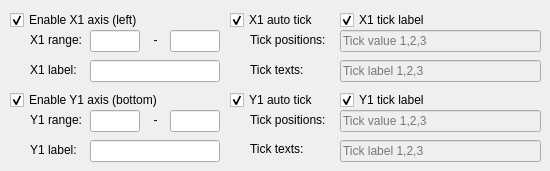
                <widget class="QWidget" name="page_8">
                 <widget class="QLineEdit" name="plot1DRangeMaxX1_LE">
                  <property name="geometry">
                   <rect>
                    <x>170</x>
                    <y>30</y>
                    <width>50</width>
                    <height>22</height>
                   </rect>
                  </property>
                 </widget>
                 <widget class="QLabel" name="label_50">
                  <property name="geometry">
                   <rect>
                    <x>30</x>
                    <y>60</y>
                    <width>61</width>
                    <height>20</height>
                   </rect>
                  </property>
                  <property name="text">
                   <string>X1 label:</string>
                  </property>
                 </widget>
                 <widget class="QLabel" name="label_35">
                  <property name="geometry">
                   <rect>
                    <x>30</x>
                    <y>30</y>
                    <width>61</width>
                    <height>20</height>
                   </rect>
                  </property>
                  <property name="text">
                   <string>X1 range:</string>
                  </property>
                 </widget>
                 <widget class="QCheckBox" name="plot1DAxisX1_CB">
                  <property name="geometry">
                   <rect>
                    <x>10</x>
                    <y>10</y>
                    <width>171</width>
                    <height>20</height>
                   </rect>
                  </property>
                  <property name="text">
                   <string>Enable X1 axis (left)</string>
                  </property>
                  <property name="checked">
                   <bool>true</bool>
                  </property>
                 </widget>
                 <widget class="QLineEdit" name="plot1DRangeMinX1_LE">
                  <property name="geometry">
                   <rect>
                    <x>90</x>
                    <y>30</y>
                    <width>50</width>
                    <height>22</height>
                   </rect>
                  </property>
                 </widget>
                 <widget class="QLabel" name="label_13">
                  <property name="geometry">
                   <rect>
                    <x>140</x>
                    <y>30</y>
                    <width>31</width>
                    <height>20</height>
                   </rect>
                  </property>
                  <property name="text">
                   <string>-</string>
                  </property>
                  <property name="alignment">
                   <set>Qt::AlignCenter</set>
                  </property>
                 </widget>
                 <widget class="QLineEdit" name="plot1DTickValueX1_LE">
                  <property name="enabled">
                   <bool>false</bool>
                  </property>
                  <property name="geometry">
                   <rect>
                    <x>340</x>
                    <y>30</y>
                    <width>201</width>
                    <height>22</height>
                   </rect>
                  </property>
                  <property name="placeholderText">
                   <string>Tick value 1,2,3</string>
                  </property>
                 </widget>
                 <widget class="QCheckBox" name="plot1DAutoTickX1_CB">
                  <property name="geometry">
                   <rect>
                    <x>230</x>
                    <y>10</y>
                    <width>111</width>
                    <height>20</height>
                   </rect>
                  </property>
                  <property name="text">
                   <string>X1 auto tick</string>
                  </property>
                  <property name="checked">
                   <bool>true</bool>
                  </property>
                 </widget>
                 <widget class="QLineEdit" name="plot1DTickLabelX1_LE">
                  <property name="enabled">
                   <bool>false</bool>
                  </property>
                  <property name="geometry">
                   <rect>
                    <x>340</x>
                    <y>60</y>
                    <width>201</width>
                    <height>22</height>
                   </rect>
                  </property>
                  <property name="toolTip">
                   <string>Tick labels</string>
                  </property>
                  <property name="placeholderText">
                   <string>Tick label 1,2,3</string>
                  </property>
                 </widget>
                 <widget class="QLineEdit" name="plot1DLabelX1_LE">
                  <property name="geometry">
                   <rect>
                    <x>90</x>
                    <y>60</y>
                    <width>130</width>
                    <height>22</height>
                   </rect>
                  </property>
                 </widget>
                 <widget class="QCheckBox" name="plot1DTickLabelX1_CB">
                  <property name="geometry">
                   <rect>
                    <x>340</x>
                    <y>10</y>
                    <width>111</width>
                    <height>20</height>
                   </rect>
                  </property>
                  <property name="text">
                   <string>X1 tick label</string>
                  </property>
                  <property name="checked">
                   <bool>true</bool>
                  </property>
                 </widget>
                 <widget class="QLabel" name="label_45">
                  <property name="geometry">
                   <rect>
                    <x>250</x>
                    <y>30</y>
                    <width>91</width>
                    <height>20</height>
                   </rect>
                  </property>
                  <property name="text">
                   <string>Tick positions:</string>
                  </property>
                 </widget>
                 <widget class="QLabel" name="label_46">
                  <property name="geometry">
                   <rect>
                    <x>250</x>
                    <y>60</y>
                    <width>91</width>
                    <height>20</height>
                   </rect>
                  </property>
                  <property name="text">
                   <string>Tick texts:</string>
                  </property>
                 </widget>
                 <widget class="QLabel" name="label_54">
                  <property name="geometry">
                   <rect>
                    <x>250</x>
                    <y>110</y>
                    <width>91</width>
                    <height>20</height>
                   </rect>
                  </property>
                  <property name="text">
                   <string>Tick positions:</string>
                  </property>
                 </widget>
                 <widget class="QLineEdit" name="plot1DRangeMinY1_LE">
                  <property name="geometry">
                   <rect>
                    <x>90</x>
                    <y>110</y>
                    <width>50</width>
                    <height>22</height>
                   </rect>
                  </property>
                 </widget>
                 <widget class="QCheckBox" name="plot1DTickLabelY1_CB">
                  <property name="geometry">
                   <rect>
                    <x>340</x>
                    <y>90</y>
                    <width>111</width>
                    <height>20</height>
                   </rect>
                  </property>
                  <property name="text">
                   <string>Y1 tick label</string>
                  </property>
                  <property name="checked">
                   <bool>true</bool>
                  </property>
                 </widget>
                 <widget class="QLabel" name="label_48">
                  <property name="geometry">
                   <rect>
                    <x>30</x>
                    <y>110</y>
                    <width>61</width>
                    <height>20</height>
                   </rect>
                  </property>
                  <property name="text">
                   <string>Y1 range:</string>
                  </property>
                 </widget>
                 <widget class="QLineEdit" name="plot1DTickLabelY1_LE">
                  <property name="enabled">
                   <bool>false</bool>
                  </property>
                  <property name="geometry">
                   <rect>
                    <x>340</x>
                    <y>140</y>
                    <width>201</width>
                    <height>22</height>
                   </rect>
                  </property>
                  <property name="toolTip">
                   <string>Tick labels</string>
                  </property>
                  <property name="placeholderText">
                   <string>Tick label 1,2,3</string>
                  </property>
                 </widget>
                 <widget class="QCheckBox" name="plot1DAutoTickY1_CB">
                  <property name="geometry">
                   <rect>
                    <x>230</x>
                    <y>90</y>
                    <width>101</width>
                    <height>20</height>
                   </rect>
                  </property>
                  <property name="text">
                   <string>Y1 auto tick</string>
                  </property>
                  <property name="checked">
                   <bool>true</bool>
                  </property>
                 </widget>
                 <widget class="QLabel" name="label_47">
                  <property name="geometry">
                   <rect>
                    <x>250</x>
                    <y>139</y>
                    <width>91</width>
                    <height>20</height>
                   </rect>
                  </property>
                  <property name="text">
                   <string>Tick texts:</string>
                  </property>
                 </widget>
                 <widget class="QLabel" name="label_51">
                  <property name="geometry">
                   <rect>
                    <x>30</x>
                    <y>140</y>
                    <width>61</width>
                    <height>20</height>
                   </rect>
                  </property>
                  <property name="text">
                   <string>Y1 label:</string>
                  </property>
                 </widget>
                 <widget class="QCheckBox" name="plot1DAxisY1_CB">
                  <property name="geometry">
                   <rect>
                    <x>10</x>
                    <y>90</y>
                    <width>191</width>
                    <height>20</height>
                   </rect>
                  </property>
                  <property name="text">
                   <string>Enable Y1 axis (bottom)</string>
                  </property>
                  <property name="checked">
                   <bool>true</bool>
                  </property>
                 </widget>
                 <widget class="QLabel" name="label_17">
                  <property name="geometry">
                   <rect>
                    <x>140</x>
                    <y>110</y>
                    <width>31</width>
                    <height>20</height>
                   </rect>
                  </property>
                  <property name="text">
                   <string>-</string>
                  </property>
                  <property name="alignment">
                   <set>Qt::AlignCenter</set>
                  </property>
                 </widget>
                 <widget class="QLineEdit" name="plot1DTickValueY1_LE">
                  <property name="enabled">
                   <bool>false</bool>
                  </property>
                  <property name="geometry">
                   <rect>
                    <x>340</x>
                    <y>110</y>
                    <width>201</width>
                    <height>22</height>
                   </rect>
                  </property>
                  <property name="placeholderText">
                   <string>Tick value 1,2,3</string>
                  </property>
                 </widget>
                 <widget class="QLineEdit" name="plot1DLabelY1_LE">
                  <property name="geometry">
                   <rect>
                    <x>90</x>
                    <y>140</y>
                    <width>130</width>
                    <height>22</height>
                   </rect>
                  </property>
                 </widget>
                 <widget class="QLineEdit" name="plot1DRangeMaxY1_LE">
                  <property name="geometry">
                   <rect>
                    <x>170</x>
                    <y>110</y>
                    <width>50</width>
                    <height>22</height>
                   </rect>
                  </property>
                 </widget>
                </widget>
